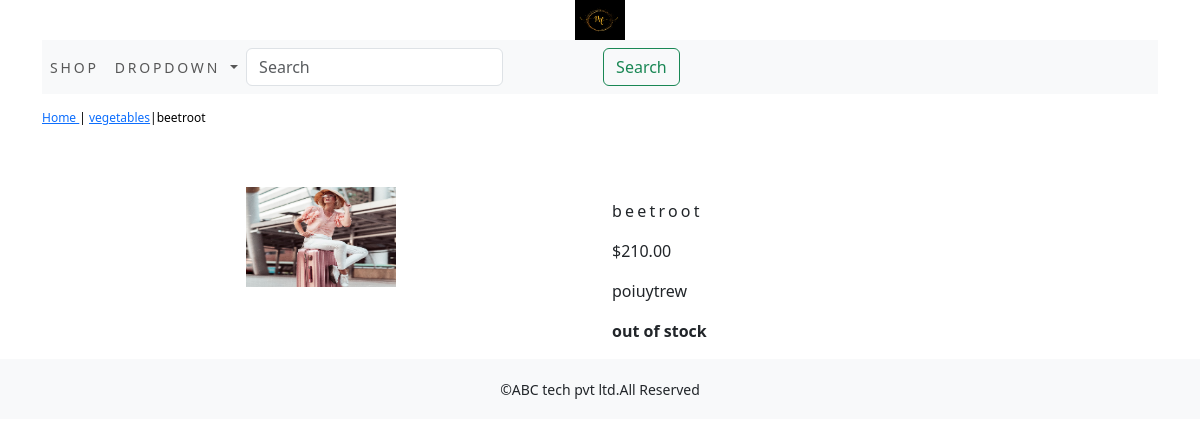
The app's page /shop/vegetables/beetroot with its own data.
### shop/models.py (models this page shows, shortened)
class Product(models.Model):
    name=models.CharField(max_length=250,unique=True)
    slug=models.SlugField(max_length=250,unique=True)
    description=models.TextField(blank=True)
    price=models.DecimalField(max_digits=10,decimal_places=2)
    category=models.ForeignKey(Category,on_delete=models.CASCADE)
    image = models.ImageField(upload_to='product', blank=True)
    stock=models.IntegerField()
    available=models.BooleanField(default=True)
    created=models.DateTimeField(auto_now_add=True)
    update=models.DateField(auto_now_add=True)
    class Meta:
        ordering = ('name',)
        verbose_name = 'product'
        verbose_name_plural = 'products'

class Category(models.Model):
    name=models.CharField(max_length=250,unique=True)
    slug=models.SlugField(max_length=250,unique=True)
    description=models.TextField(blank=True)
    image=models.ImageField(upload_to='category',blank=True)
    class Meta:
        ordering=('name',)
        verbose_name='category'
        verbose_name_plural='categories'
    def get_url(self):
        return reverse('shop:products_by_category',args=[self.slug])
    def __str__(self):
        return '{}'.format(self.name)

### shop/views.py (the view)
# urls.py: path('<slug:c_slug>/<slug:product_slug>',views.proDetail,name='proCatdetail')
def proDetail(request,c_slug,product_slug):
    try:
        product=Product.objects.get(category__slug=c_slug,slug=product_slug)
    except Exception as e:
        raise e
    return render(request,'product.html',{'product':product})

### cart/context_processors.py (called while the page is built)
def counter(request):
    item_count = 0
    if 'admin' in request.path:
        return {}
    else:
        try:
            cart = Cart.objects.filter(cart_id=_cart_id(request))
            car_items = CartItem.objects.all().filter(cart=cart[:1])
            for cart_item in car_items:
                item_count += cart_item.quantity
        except Cart.DoesNotExist:
            item_count = 0
    return dict(item_count=item_count)

### cart/views.py (called while the page is built)
def _cart_id(request):
    cart = request.session.session_key
    if not cart:
        cart = request.session.create()
    return cart

### shop/context_processors.py (called while the page is built)
def menu_links(request):
    links=Category.objects.all()
    return dict(links=links)

### shop/templates/product.html (shortened to what this page needs)
{% extends 'base.html' %}
{% load static %}
{% block content %}
<div class="row my_prod_row_class">
    <div class="mx_auto">
        <p><a href="{% url 'shop:allProdCat' %}" >Home </a> | <a href="{{product.category.get_url}}">{{product.category}}</a>|{{product.name}} </p>
    </div>
</div>
<div class="container">
<br>
<div class="row">
    <div class="col-12 col-sm-12 col-md-12 col-lg-6 text-center">
       <div style="min-width:10rem">
        <img style="width:150px; height:100px;" src="{{product.image.url}}" alt="{{product.name}}">
       </div>
   </div>
     <div class="col-12 col-sm-12 col-md-12 col-lg-6">
         <div>
         <h1 class="my_prod_title">{{product.name}}</h1>
         <p>${{product.price}}</p>
         <p class="text-justify my_rod_text">{{product.description}}</p>
         {% if product.stock <= 0 %}
         <p class="text-justify my_prod_text"><b> out of stock</b></p>
         {% else %}
         <a class="btn btn-secondary" href="{% url 'cart:add_cart' product.id %}">Add to cart</a>
         {% endif %}
         </div>
     </div>
    </div>
</div>
</div>
{% endblock %}

### shop/static/css/custom.css (style rules this page uses)
body { font-family: 'Roboto' , sans-serif; }
.my_prod_row_class { padding-top:15px; padding-bottom:20px }
.my_prod_row_class .mx_auto { color:#000; font-size:12px; text-decoration:none; }
.my_prod_title { font-size:16px; text_transform:uppercase; letter-spacing:.2em; padding-top:15px; padding-bottom:10px; }
.my_rod_text { padding-right:20px; }

### records on screen
Product: category "vegetables", name "beetroot", image (picture), price "210.00", description "poiuytrew"
